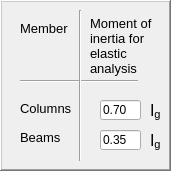
      <widget class="QFrame" name="InertiaData">
       <property name="geometry">
        <rect>
         <x>270</x>
         <y>280</y>
         <width>171</width>
         <height>171</height>
        </rect>
       </property>
       <property name="frameShape">
        <enum>QFrame::WinPanel</enum>
       </property>
       <property name="frameShadow">
        <enum>QFrame::Raised</enum>
       </property>
       <widget class="QLabel" name="label_45">
        <property name="geometry">
         <rect>
          <x>20</x>
          <y>20</y>
          <width>51</width>
          <height>16</height>
         </rect>
        </property>
        <property name="font">
         <font>
          <family>Arial</family>
          <pointsize>10</pointsize>
          <weight>50</weight>
          <italic>false</italic>
          <bold>false</bold>
         </font>
        </property>
        <property name="text">
         <string>Member</string>
        </property>
       </widget>
       <widget class="QLabel" name="label_46">
        <property name="geometry">
         <rect>
          <x>20</x>
          <y>100</y>
          <width>61</width>
          <height>16</height>
         </rect>
        </property>
        <property name="font">
         <font>
          <family>Arial</family>
          <pointsize>10</pointsize>
          <weight>50</weight>
          <italic>false</italic>
          <bold>false</bold>
         </font>
        </property>
        <property name="text">
         <string>Columns</string>
        </property>
       </widget>
       <widget class="QLabel" name="label_47">
        <property name="geometry">
         <rect>
          <x>90</x>
          <y>10</y>
          <width>71</width>
          <height>71</height>
         </rect>
        </property>
        <property name="font">
         <font>
          <family>Arial</family>
          <pointsize>10</pointsize>
          <weight>50</weight>
          <italic>false</italic>
          <bold>false</bold>
         </font>
        </property>
        <property name="text">
         <string>Moment of 
inertia for 
elastic 
analysis </string>
        </property>
       </widget>
       <widget class="QLabel" name="label_48">
        <property name="geometry">
         <rect>
          <x>20</x>
          <y>130</y>
          <width>41</width>
          <height>16</height>
         </rect>
        </property>
        <property name="font">
         <font>
          <family>Arial</family>
          <pointsize>10</pointsize>
          <weight>50</weight>
          <italic>false</italic>
          <bold>false</bold>
         </font>
        </property>
        <property name="text">
         <string>&lt;html&gt;&lt;head/&gt;&lt;body&gt;&lt;p&gt;Beams&lt;/p&gt;&lt;/body&gt;&lt;/html&gt;</string>
        </property>
       </widget>
       <widget class="QLabel" name="label_49">
        <property name="geometry">
         <rect>
          <x>150</x>
          <y>100</y>
          <width>51</width>
          <height>21</height>
         </rect>
        </property>
        <property name="font">
         <font>
          <family>Arial</family>
          <pointsize>10</pointsize>
          <weight>50</weight>
          <italic>false</italic>
          <bold>false</bold>
         </font>
        </property>
        <property name="text">
         <string>&lt;html&gt;&lt;head/&gt;&lt;body&gt;&lt;p&gt;&lt;span style=&quot; font-size:12pt;&quot;&gt;I&lt;/span&gt;&lt;span style=&quot; font-size:12pt; vertical-align:sub;&quot;&gt;g&lt;/span&gt;&lt;/p&gt;&lt;/body&gt;&lt;/html&gt;</string>
        </property>
       </widget>
       <widget class="QLabel" name="label_50">
        <property name="geometry">
         <rect>
          <x>150</x>
          <y>130</y>
          <width>61</width>
          <height>21</height>
         </rect>
        </property>
        <property name="font">
         <font>
          <family>Arial</family>
          <pointsize>10</pointsize>
          <weight>50</weight>
          <italic>false</italic>
          <bold>false</bold>
         </font>
        </property>
        <property name="text">
         <string>&lt;html&gt;&lt;head/&gt;&lt;body&gt;&lt;p&gt;&lt;span style=&quot; font-size:12pt;&quot;&gt;I&lt;/span&gt;&lt;span style=&quot; font-size:12pt; vertical-align:sub;&quot;&gt;g&lt;/span&gt;&lt;/p&gt;&lt;/body&gt;&lt;/html&gt;</string>
        </property>
       </widget>
       <widget class="QLineEdit" name="InertiaBeamsFactor">
        <property name="geometry">
         <rect>
          <x>100</x>
          <y>130</y>
          <width>41</width>
          <height>20</height>
         </rect>
        </property>
        <property name="text">
         <string>0.35</string>
        </property>
        <property name="placeholderText">
         <string>4.0</string>
        </property>
       </widget>
       <widget class="Line" name="line_2">
        <property name="geometry">
         <rect>
          <x>20</x>
          <y>80</y>
          <width>118</width>
          <height>3</height>
         </rect>
        </property>
        <property name="orientation">
         <enum>Qt::Horizontal</enum>
        </property>
       </widget>
       <widget class="Line" name="line_3">
        <property name="geometry">
         <rect>
          <x>70</x>
          <y>10</y>
          <width>20</width>
          <height>151</height>
         </rect>
        </property>
        <property name="orientation">
         <enum>Qt::Vertical</enum>
        </property>
       </widget>
       <widget class="QLineEdit" name="InertiaColumnsFactor">
        <property name="geometry">
         <rect>
          <x>100</x>
          <y>100</y>
          <width>41</width>
          <height>20</height>
         </rect>
        </property>
        <property name="text">
         <string>0.70</string>
        </property>
        <property name="placeholderText">
         <string>4.0</string>
        </property>
       </widget>
      </widget>
